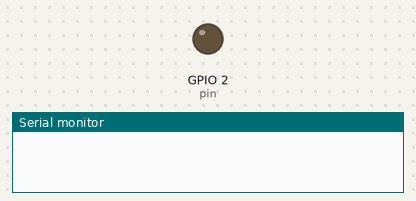
A program run on a simulated ESP32. Parts: output pins drawn as LEDs (lit = HIGH), the last lines printed to the serial monitor. WiFi joins after 1.5 s; servers stay silent unless stated.

Above: at 0.1 s.
At 2.1 s:
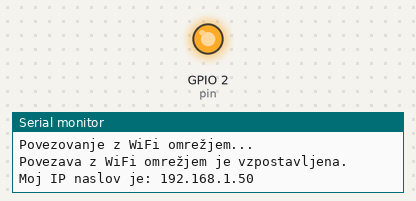
Timing chart, 0 to 3.8 s (numbered marks = the images above):
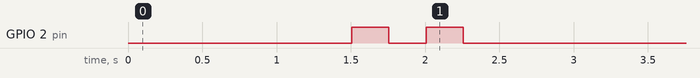

The program:

main.cpp
```cpp
#include <Arduino.h>
#include <WiFi.h>
#include <WebServer.h>

const char* ssid = "kresilnik";
const char* password = "bled2024";

// ustvarimo objekt razreda WebServer, port 80 je prednastavljeni port za HTTP strežnike
WebServer server(80); // objekt server razreda WebServer (http port 80)

// tu določimo, kaj se dogodi, če uporabnik vpiše
// korenski ("root") naslov našega strežnika na esp32 moudlu, (npr. http://192.168.1.223/) - request "/" pomeni korenski naslov
void handle_root() {
  server.send(200, "text/html; charset=UTF-8", "Pozdravljen svet iz esp32! - Andrej Škraba"); // pošljemo HTTP odgovor s statusno kodo 200 (OK), vsebino tipa "text/html" in besedilom "Pozdravljen svet...
  // strežnik klientu (Chrome) pošlje kot odziv, t.j. "response"
  // String "Pozdravljen svet...", koda 200 predstavlja standardni odziv na uspošno HTTP zahtevo ("request")
}

void setup() {
  // put your setup code here, to run once:
  // tu zapišemo kodo za nastavitve, koda bo izvedena le enkrat, ko se naprava zažene:

  Serial.begin(115200); // nastavimo hitrost serijske komunikacije na 115200 bitov/s
  WiFi.begin(ssid, password); // povežemo se na WiFi omrežje z imenom "kresilnik" in geslom "bled2024"

  while (WiFi.status() != WL_CONNECTED) { // dokler se modul ne poveže na WiFi omrežje, ponavljamo zanko
    delay(500); // počakamo 500ms preden preverimo stanje povezave znova
    Serial.println("Povezovanje z WiFi omrežjem..."); // izpišemo sporočilo na serijski monitor, da vidimo, da se še vedno poskuša povezati
  }

  Serial.println("Povezava z WiFi omrežjem je vzpostavljena."); // izpišemo sporočilo, ko je povezava uspešna
  Serial.print("Moj IP naslov je: ");
  Serial.println(WiFi.localIP()); // izpišemo IP naslov, ki ga je modul dobil od WiFi omrežja

  server.on("/", handle_root); // ko vpišemo IP naslov, na koncu "/", v brskalnik in pritisnemo Enter, tedaj strežnik na esp32 modulu dobi zahtevo "request" "/" in izvede se funkcija handle_root(), ki smo jo definirali zgoraj

  server.begin(); // zaženemo strežnik na esp32 modulu, ki posluša na portu 80 in čaka na zahteve ("requests") od klientov (npr. brskalnika Chrome)

  // ta del kode uporabimo kot indikator, da se je program prenesel na esp32 modul, modra LED dioda bo 2x utripnila
  pinMode(2, OUTPUT); // pin (nožica) št. 2 bo uporabljen kot digitalni izhod (na nožic 2 je povezana vgrajena LED dioda na ESP32)
  digitalWrite(2, HIGH); // na pin 2 zapišemo visoko vrednost (LED dioda se prižge)
  delay(250); // počakamo 250ms
  digitalWrite(2, LOW); // na pin 2 zapišemo nizko vrednost (LED dioda se ugasne)
  delay(250); // počakamo 250ms
  digitalWrite(2, HIGH); // na pin 2 zapišemo visoko vrednost (LED dioda se prižge)
  delay(250); // počakamo 250ms
  digitalWrite(2, LOW); // na pin 2 zapišemo nizko vrednost (LED dioda se ugasne)
  delay(250); // počakamo 250ms

}

void loop() {
  // put your main code here, to run repeatedly:
  // tu zapišemo kodo, ki se ponavljajoče izvaja, dokler je esp32 vklopljen:
  server.handleClient(); // preverimo, če je prišla kakšna zahteva ("request") od klienta (npr. brskalnika Chrome) in če je, tedaj jo obdelamo in pošljemo ustrezen odgovor ("response")
}
```
